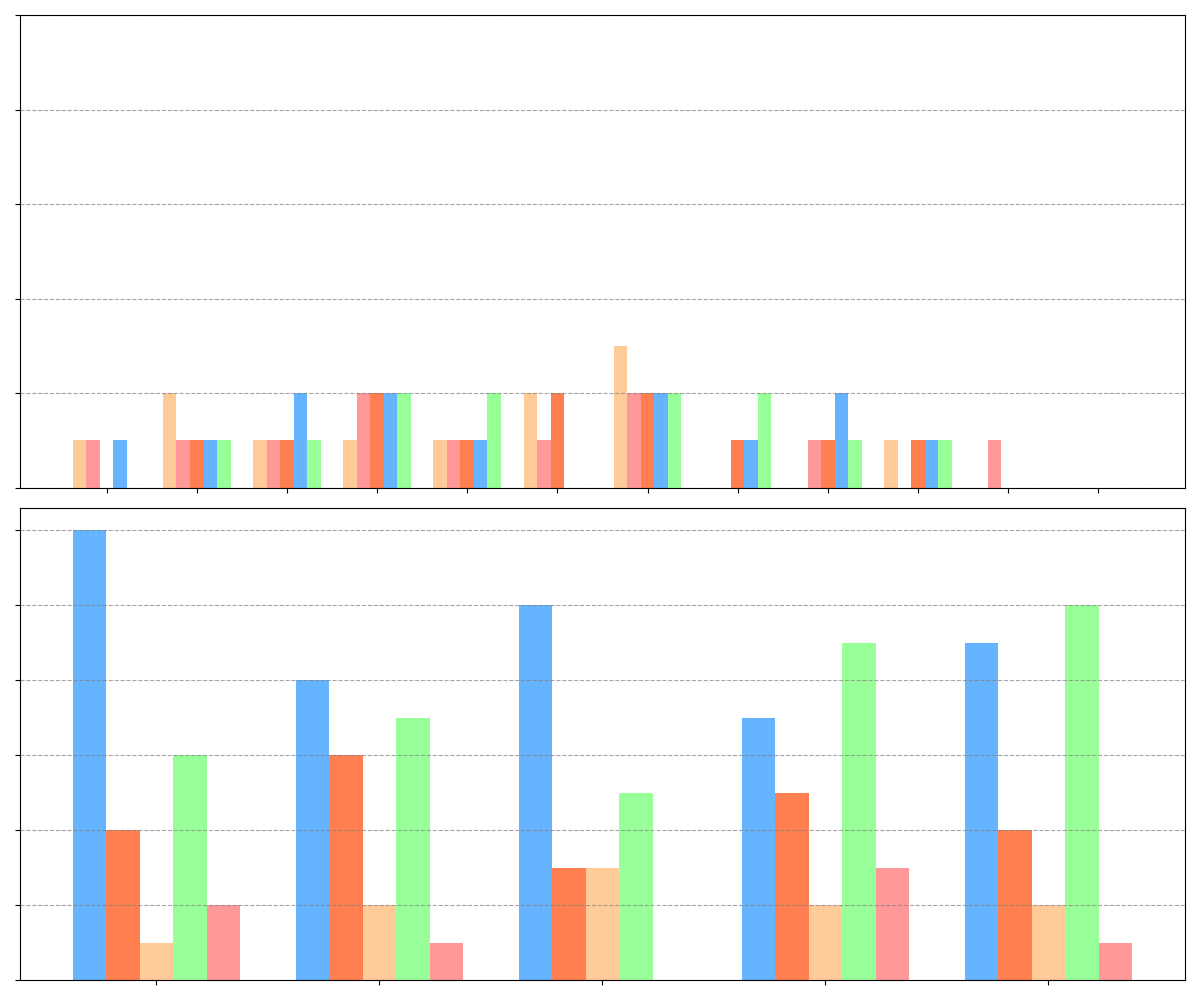

Source code (Python):
import matplotlib.pyplot as plt
import numpy as np

cities = ['San Francisco', 'New York', 'Chicago', 'Houston', 'Phoenix']
celestial_events = ['Meteor Shower', 'Lunar Eclipse', 'Solar Eclipse', 'Comet Sighting', 'Aurora']
observation_data = [
    [12, 4, 1, 6, 2],
    [8, 6, 2, 7, 1],
    [10, 3, 3, 5, 0],
    [7, 5, 2, 9, 3],
    [9, 4, 2, 10, 1]
]
months = ['Jan', 'Feb', 'Mar', 'Apr', 'May', 'Jun', 'Jul', 'Aug', 'Sep', 'Oct', 'Nov', 'Dec']
monthly_sightings = {
    'San Francisco': [1, 2, 1, 1, 1, 2, 3, 0, 0, 1, 0, 0],
    'New York': [1, 1, 1, 2, 1, 1, 2, 0, 1, 0, 1, 0],
    'Chicago': [0, 1, 1, 2, 1, 2, 2, 1, 1, 1, 0, 0],
    'Houston': [1, 1, 2, 2, 1, 0, 2, 1, 2, 1, 0, 0],
    'Phoenix': [0, 1, 1, 2, 2, 0, 2, 2, 1, 1, 0, 0]
}

fig, (ax2, ax1) = plt.subplots(nrows=2, ncols=1, figsize=(12, 10))
bar_width = 0.15
index = np.arange(len(cities))

event_colors = ['#66B3FF', '#FF7F50', '#FFCC99', '#99FF99', '#FF9999']

city_colors = ['#FFCC99', '#FF9999', '#FF7F50', '#66B3FF', '#99FF99']

index_months = np.arange(len(months))
for i, (city, color) in enumerate(zip(cities, city_colors)):
    ax2.bar(index_months + i * bar_width, monthly_sightings[city], bar_width, color=color)

ax2.set_xticks(index_months + 2 * bar_width)
ax2.set_xticklabels([])
ax2.set_yticklabels([])
ax2.set_ylim(0, 10)
ax2.yaxis.grid(True, linestyle='--', which='major', color='grey', alpha=0.7)

for i, event in enumerate(celestial_events):
    counts = [data[i] for data in observation_data]
    ax1.bar(index + i * bar_width, counts, bar_width, color=event_colors[i])

ax1.set_xticks(index + 2 * bar_width)
ax1.set_xticklabels([])
ax1.set_yticklabels([])
ax1.yaxis.grid(True, linestyle='--', which='major', color='grey', alpha=0.7)

plt.tight_layout()
plt.show()
